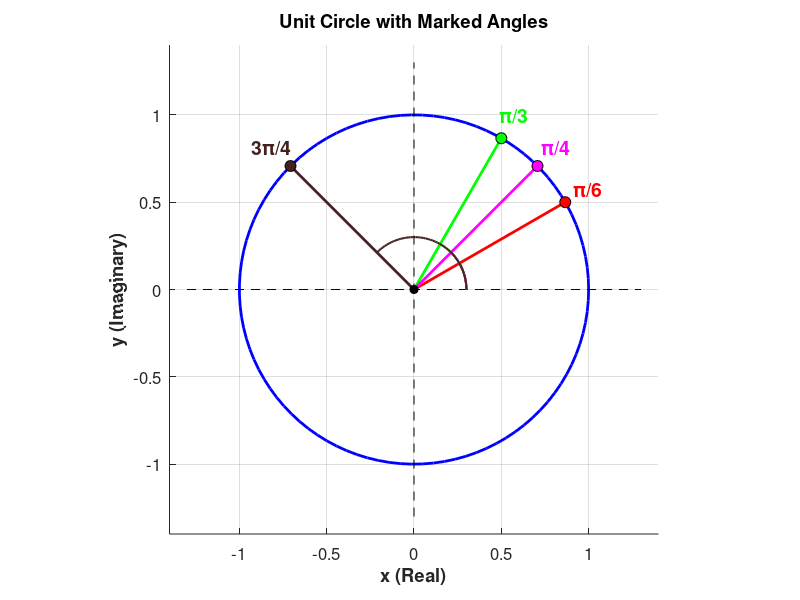

The MATLAB script that drew this image:
% Draw a unit circle and mark specific angles
clear; clc;

% Define the angles to mark
angles = [pi/6, pi/3, pi/4, 3*pi/4];
angle_labels = {'\pi/6', '\pi/3', '\pi/4', '3\pi/4'};

% Create the figure
f= figure;
set(gca, 'FontSize', 14);
hold on;

% Draw the unit circle
theta = linspace(0, 2*pi, 100);
x_circle = cos(theta);
y_circle = sin(theta);
plot(x_circle, y_circle, 'b-', 'LineWidth', 2);

% Draw coordinate axes
plot([-1.3, 1.3], [0, 0], 'k--', 'LineWidth', 0.5);
plot([0, 0], [-1.3, 1.3], 'k--', 'LineWidth', 0.5);

% Mark and label the specified angles
colors = {'red', 'green', 'magenta', '#452020'};
for i = 1:length(angles)
    % Calculate the point on the circle
    x_point = cos(angles(i));
    y_point = sin(angles(i));
    
    % Draw line from origin to the point
    plot([0, x_point], [0, y_point], 'Color', colors{i}, 'LineWidth', 2);
    
    % Mark the point on the circle
    plot(x_point, y_point, 'o', 'Color', colors{i}, 'MarkerSize', 8, ...
         'MarkerFaceColor', colors{i}, 'MarkerEdgeColor', 'black');
    
    % Add angle label near the point
    label_radius = 1.15;
    x_label = label_radius * cos(angles(i));
    y_label = label_radius * sin(angles(i));
    text(x_label, y_label, angle_labels{i}, 'FontSize', 14, ...
         'HorizontalAlignment', 'center', 'FontWeight', 'bold', ...
         'Color', colors{i});
    
   
end

% Draw angle arcs for better visualization
arc_radius = 0.3;
for i = 1:length(angles)
    arc_theta = linspace(0, angles(i), 50);
    arc_x = arc_radius * cos(arc_theta);
    arc_y = arc_radius * sin(arc_theta);
    plot(arc_x, arc_y, 'Color', colors{i}, 'LineWidth', 1.5);
end

% Customize the plot
axis equal;
grid on;
xlim([-1.4, 1.4]);
ylim([-1.4, 1.4]);

% Set axis labels and title
xlabel('x (Real)', 'FontSize', 12, 'FontWeight', 'bold');
ylabel('y (Imaginary)', 'FontSize', 12, 'FontWeight', 'bold');
title('Unit Circle with Marked Angles', 'FontSize', 16, 'FontWeight', 'bold');

% Set tick font size
set(gca, 'FontSize', 12);

% Add degree equivalents in the legend
degree_labels = {'30°', '60°', '45°', '135°'};
legend_labels = cell(length(angles), 1);
for i = 1:length(angles)
    legend_labels{i} = sprintf('%s (%s)', angle_labels{i}, degree_labels{i});
end


% Add center point
plot(0, 0, 'ko', 'MarkerSize', 6, 'MarkerFaceColor', 'black');

exportgraphics(f, 'figures/Ch01_radian_marking.pdf', 'BackgroundColor', 'none');



hold off;

